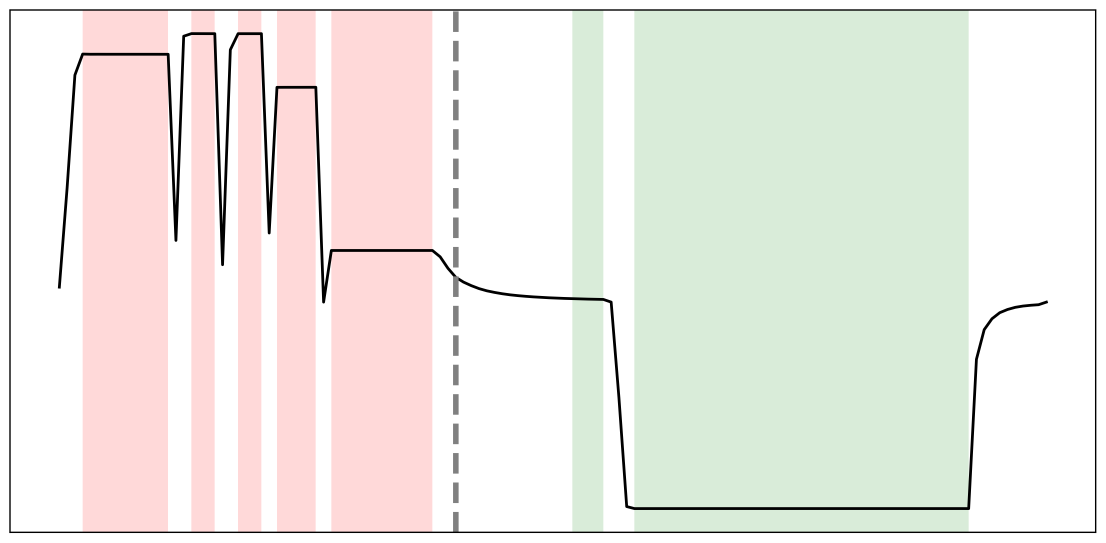
#> input picture Img/RODTNet_figures/code/1_挑战/fig1_challenge_subfig11.png, 3317 x 1627 px (shown at 1/3 size)
$ jupyter execute '子图1.ipynb'
#> lines starting #> are read from the running program, lines starting #| are printed output that depends on the picture
[cell 1]
import numpy as np
from PIL import Image

def combine_images_square(upper_path, lower_paths, output_path):
    # 加载所有图片
#> called with upper_path = 'fig1_challenge_subfig11.png', output_path = 'combined_square.png'
    upper = Image.open(upper_path).convert('RGB')
    lowers = [Image.open(p).convert('RGB') for p in lower_paths]
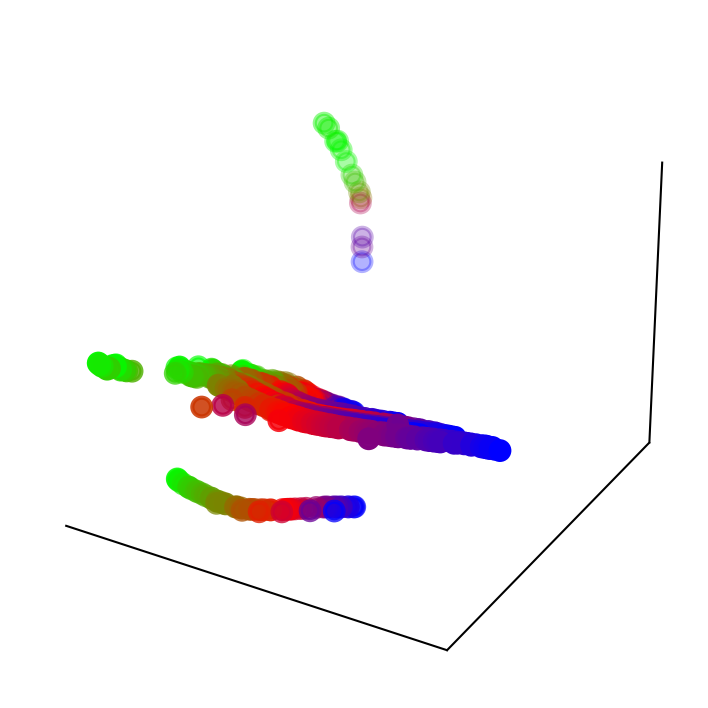
#> input picture Img/RODTNet_figures/code/1_挑战/3d_tongji.png, 1416 x 1416 px (shown at 1/2 size)
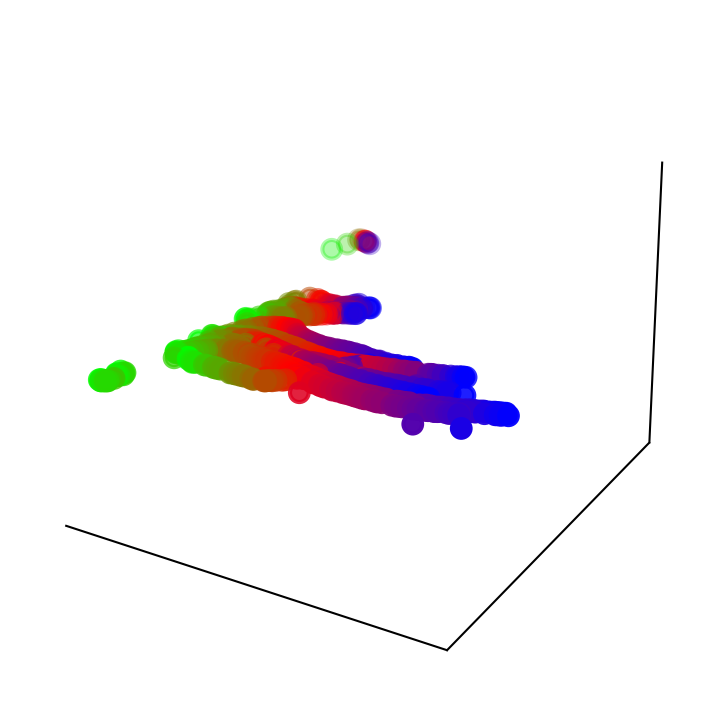
#> input picture Img/RODTNet_figures/code/1_挑战/2d_tongji.png, 1416 x 1416 px (shown at 1/2 size)
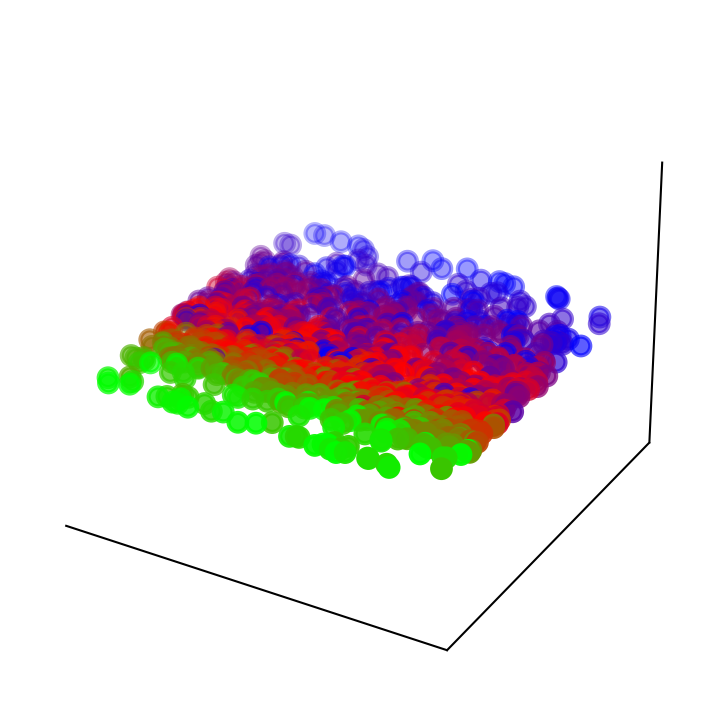
#> input picture Img/RODTNet_figures/code/1_挑战/1d_tongji.png, 1416 x 1416 px (shown at 1/2 size)
#> lowers = 3 items

    # 阶段1：处理下方三图横向排列
    # ----------------------------------------
    # 统一高度（取最小高度避免拉伸）
    lower_heights = [img.height for img in lowers]
#> lower_heights = [1416, 1416, 1416]
    base_height = min(lower_heights)
#> base_height = 1416

    # 保持宽高比缩放
    lower_resized = []
    total_lower_width = 0
    for img in lowers:
        scale_ratio = base_height / img.height
        new_width = int(img.width * scale_ratio)
        resized = img.resize((new_width, base_height), Image.LANCZOS)
        lower_resized.append(resized)
        total_lower_width += new_width
#> this loop made 3 passes
#> total_lower_width on passes 1 to 3: 1416, 2832, 4248
#> after the loop, lower_resized = 3 items; total_lower_width = 4248

    # 横向拼接
    lower_combined = Image.new('RGB', (total_lower_width, base_height))
#> lower_combined: PIL image 4248x1416 RGB; every value is 0
    x_offset = 0
    for img in lower_resized:
        lower_combined.paste(img, (x_offset, 0))
        x_offset += img.width
#> this loop made 3 passes
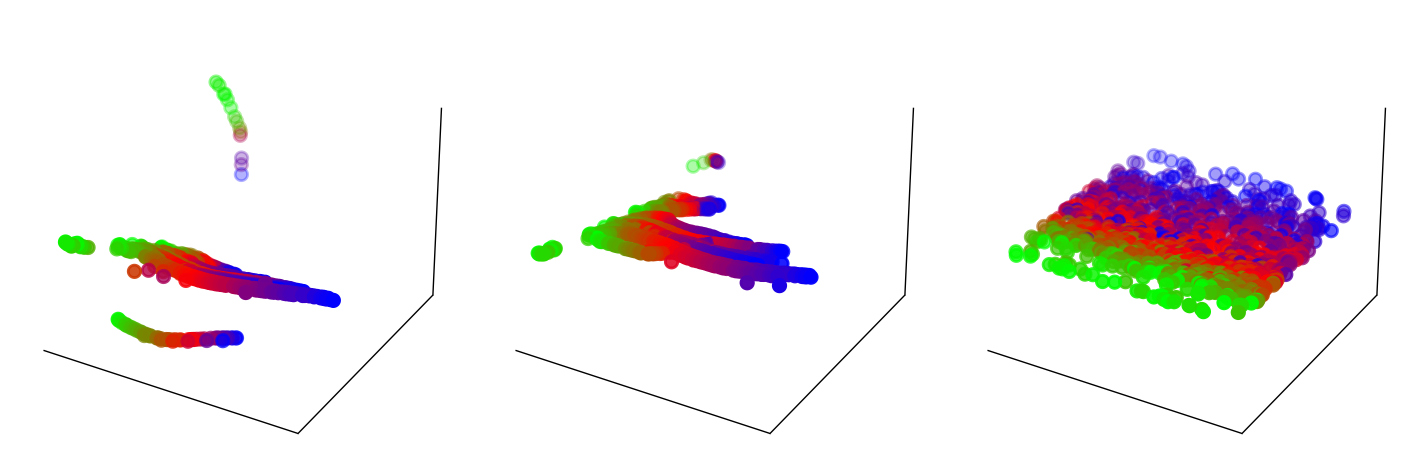
#> lower_combined: PIL image 4248x1416 RGB (shown at 1/3 size); mean R, G, B 242.7, 239.2, 240.1
#> after the loop, x_offset = 4248

    # 阶段2：处理上方图与下方组合图的纵向排列
    # ----------------------------------------
    # 缩放上方图宽度与下方组合图一致
    upper_width = lower_combined.width
#> upper_width = 4248
    upper_height = int(upper.height * (upper_width / upper.width))
#> upper_height = 2083
    upper_resized = upper.resize((upper_width, upper_height), Image.LANCZOS)
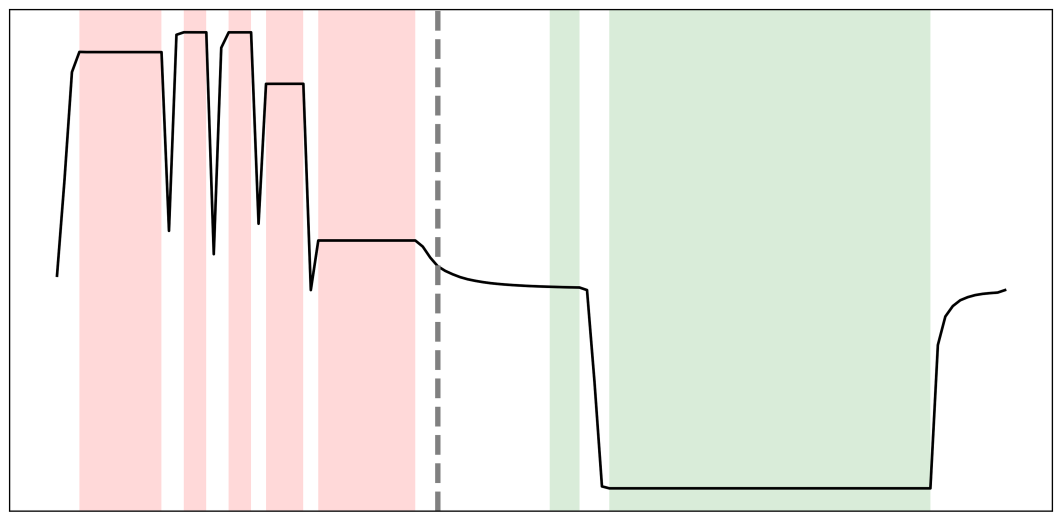
#> upper_resized: PIL image 4248x2083 RGB (shown at 1/4 size); mean R, G, B 237.2, 234.3, 228.3

    # 计算总尺寸
    total_height = upper_height + base_height
#> total_height = 3499
    final_size = max(upper_width, total_height)
#> final_size = 4248

    # 阶段3：构建最终正方形
    # ----------------------------------------
    final_img = Image.new('RGB', (final_size, final_size), (255, 255, 255))
#> final_img: PIL image 4248x4248 RGB; every value is 255
    # 上方图居中放置
    final_img.paste(upper_resized, ((final_size - upper_width)//2, 0))
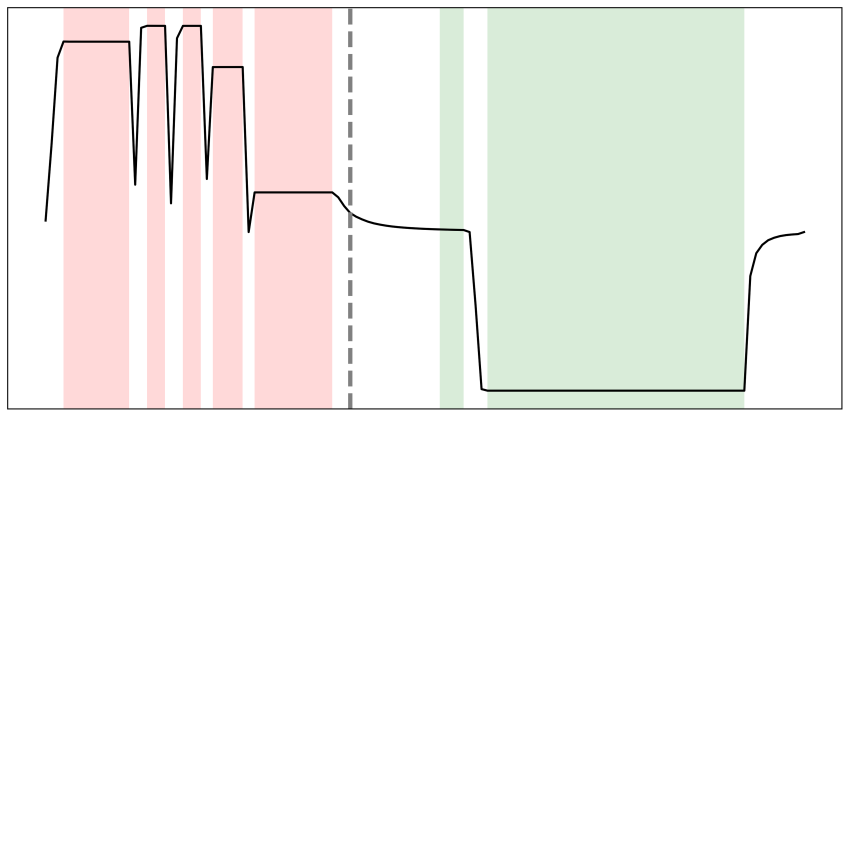
#> final_img: PIL image 4248x4248 RGB (shown at 1/5 size); mean R, G, B 246.3, 244.9, 241.9
    # 下方组合图居中放置
    final_img.paste(lower_combined, ((final_size - total_lower_width)//2, upper_height))
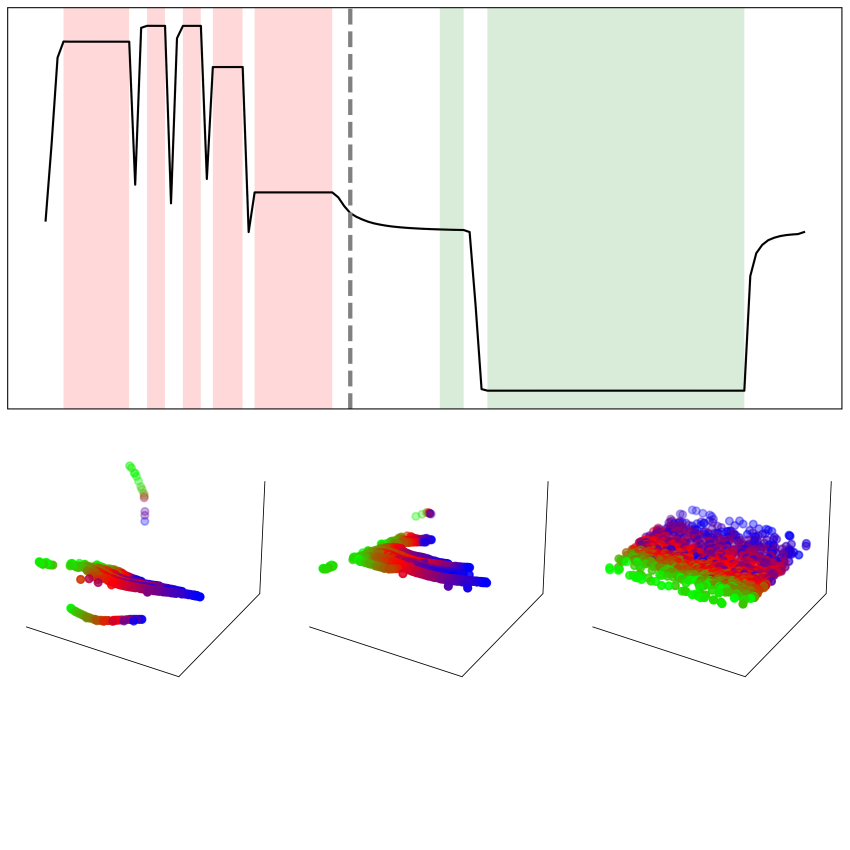
#> final_img: PIL image 4248x4248 RGB (shown at 1/5 size); mean R, G, B 242.2, 239.6, 236.9

    # 等比缩放（当需要严格正方形时启用）
    if final_size != upper_width:
        final_img = final_img.resize((final_size, final_size), Image.LANCZOS)

    final_img.save(output_path)
    print(f"已保存至 {output_path}，尺寸：{final_img.size}")
#| 已保存至 combined_square.png，尺寸：(4248, 4248)

# [6 lines of commented-out code are left out]
combine_images_square(
    upper_path="fig1_challenge_subfig11.png",
    lower_paths=["3d_tongji.png", "2d_tongji.png", "1d_tongji.png"],
    output_path="combined_square.png"
)
